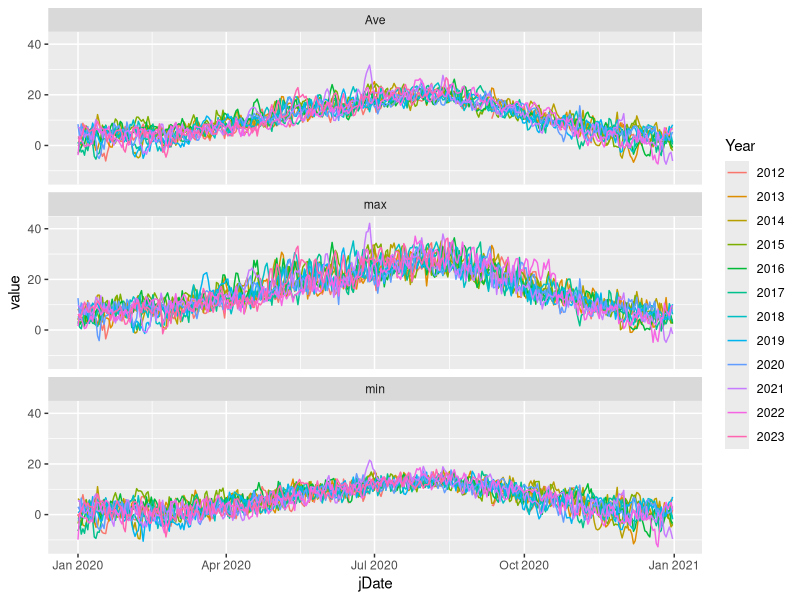
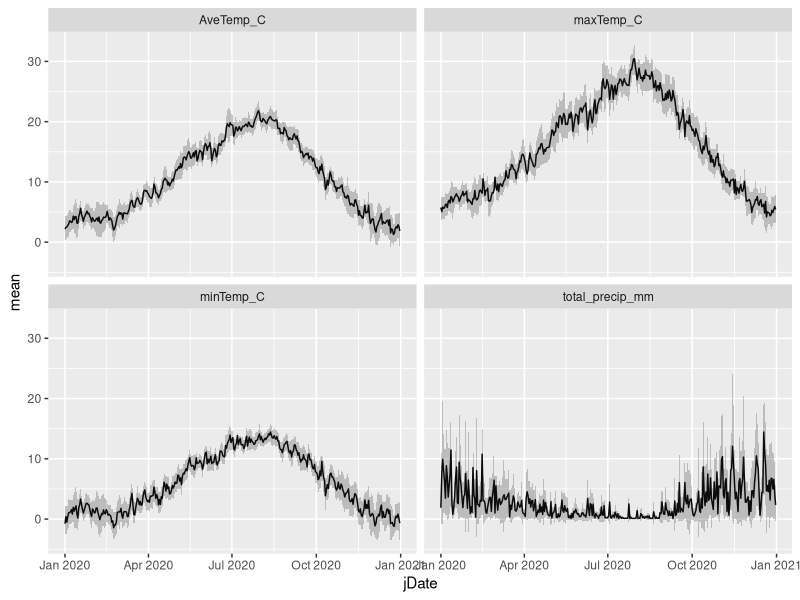
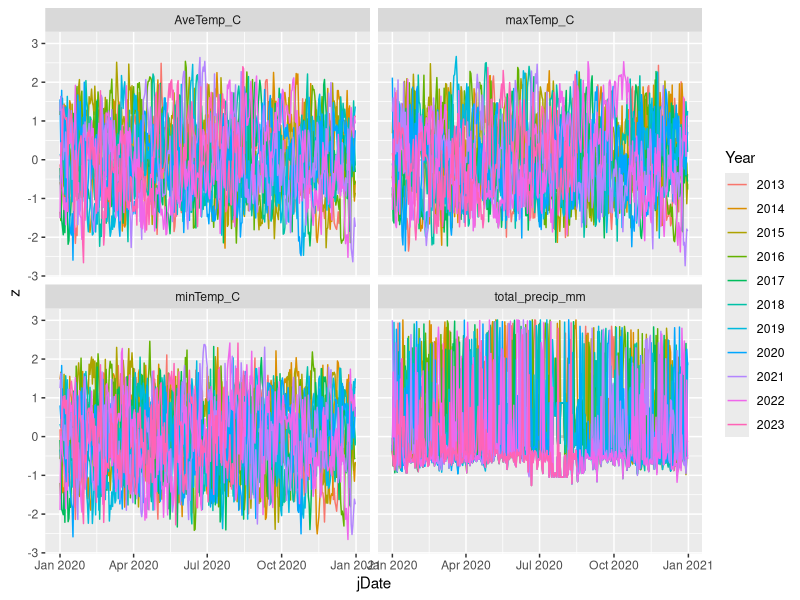
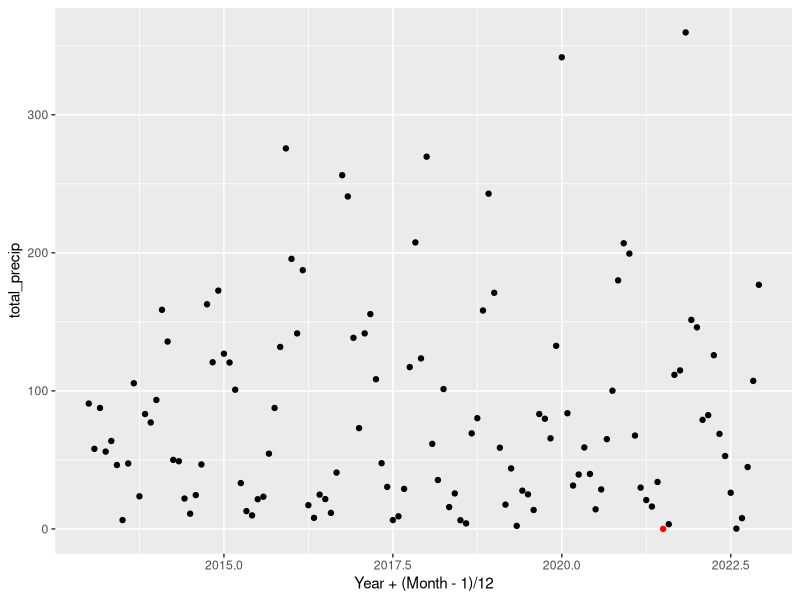
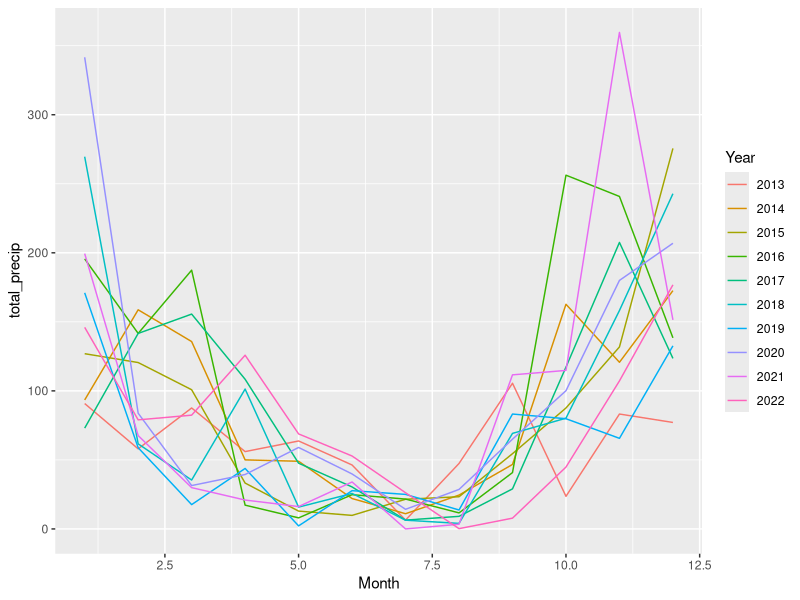
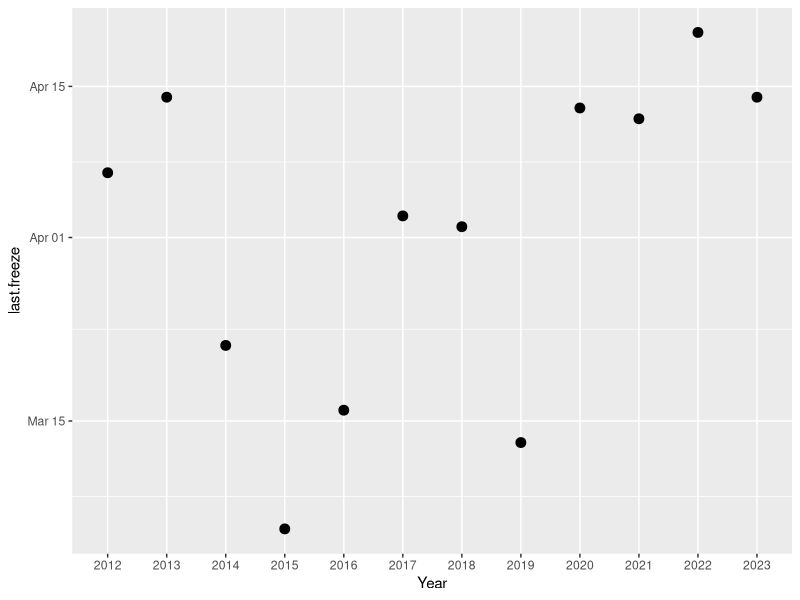
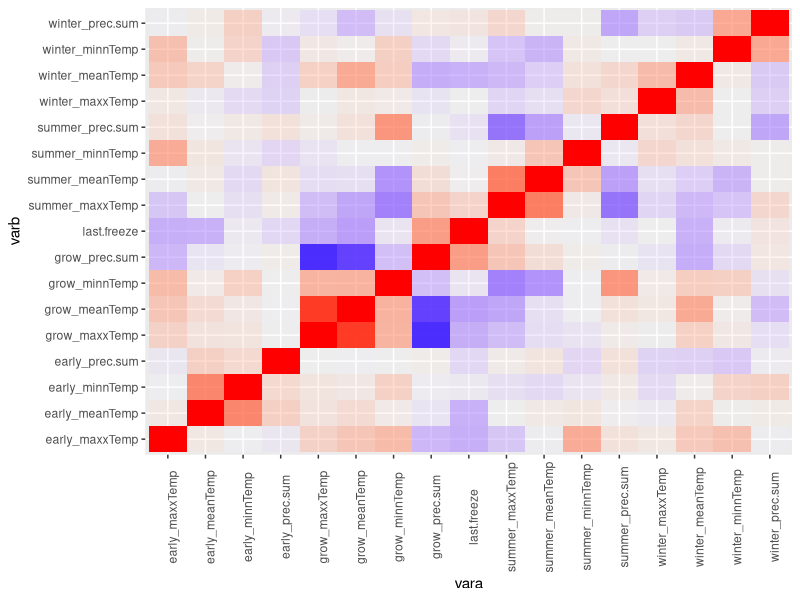
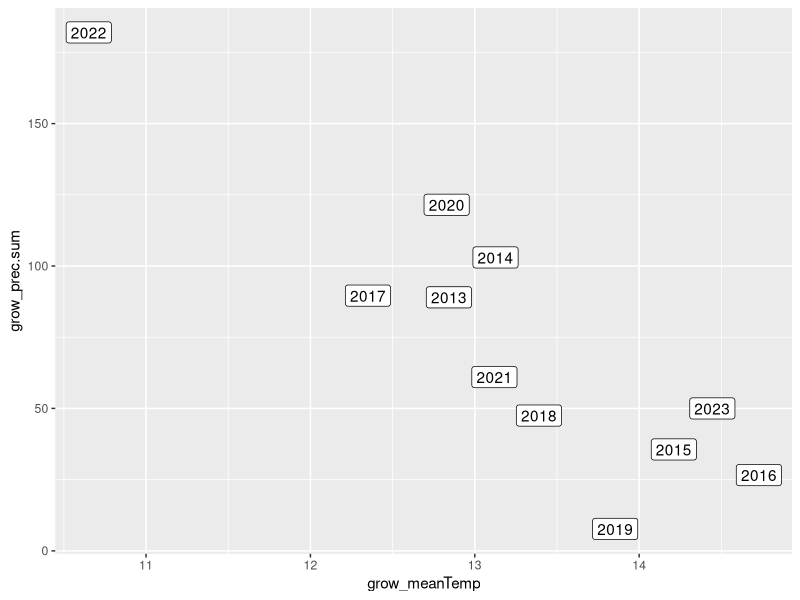

The R source for these figures, in order: (Note: this script raises an error after producing the figures.)
library(ggplot2)
library(dplyr)
library(tidyr)

rm(list = ls())

clim.mo = read.csv('00_raw_data/climate/cgop_weather_monthly_interp.csv')
clim.dy = read.csv('00_raw_data/climate/cgop_weather_daily_interp.csv')
clim.hr = read.csv('00_raw_data/climate/cgop_weather_hourly.csv')

##### Look at hourly data frame

head(clim.hr) # nice!
nrow(clim.hr) #wow!
str(clim.hr)

length(unique(clim.hr$Time))

clim.hr = clim.hr %>%
  separate(Date, into = c('Year', 'Month', 'Day'), sep = '-', remove = FALSE) %>%
  mutate(Date = as.Date(Date)) %>%
  separate(Time, into = c('Hour', 'Minute', 'Second'), sep = ':')
# slow...

head(clim.hr)
unique(clim.hr$Minute) # ah... some NAs... also weird minutes
# yeah... this is a lot of into. maybe not needed.

##### Look at daily data frame

head(clim.dy) # ooh... cool
# would be nice if there was a flag for imputing though...
# ah well.

clim.dy = clim.dy %>%
  separate(Date, into = c('Year', 'Month', 'Day'), sep = '-', remove = FALSE) %>%
  mutate(Date = as.Date(Date)) %>%
  mutate(jDate = as.Date(paste('2020', Month, Day, sep = '-'), format = '%Y-%m-%d'))

head(clim.dy)

nrow(clim.dy)
clim.dy %>% group_by(Year) %>% summarise(n = n()) # wow!
# (wait why are there 365 records for 2023...)
# are they NAs?

clim.dy %>% filter(Year %in% 2023) %>% tail() 
# yes

# Oh well
# Look at variables over time!
clim.dy %>%
  pivot_longer(contains('Temp'), names_to = 'tempStat', values_to = 'value') %>%
  mutate(tempStat = gsub('Temp\\_C', '', tempStat)) %>%
  ggplot(aes(x = jDate, y = value, group = Year)) +
  geom_line(aes(colour = Year)) +
  facet_wrap(~ tempStat, nrow = 3)

# Oh there are some NAs
# where?
clim.dy %>%
  filter(is.na(total_precip_mm) | is.na(minTemp_C) | is.na(maxTemp_C) | is.na(AveTemp_C))
# interesting...
# mostly from 2012 though!
# OH it looks like all of these are 2012 or post-cleaning in 2023!!

clim.dy %>%
  filter(Year %in% 2013:2022) %>%
  filter(is.na(total_precip_mm) | is.na(minTemp_C) | is.na(maxTemp_C) | is.na(AveTemp_C))
# hell yeah Jenna!  

# Deviations from mean

# (first plot the means, removing 2012 maybe just because these seem spottier)
daily.means = clim.dy %>%
  filter(Year > 2012) %>%
  group_by(jDate) %>%
  summarise(
    across(
      c(total_precip_mm, minTemp_C, AveTemp_C, maxTemp_C),
      .fns = list(
        mean = ~ mean(.x, na.rm = TRUE), 
        var = ~ var(.x, na.rm = TRUE), 
        n = ~ sum(!is.na(.x))
      ),
      .names = '{.col}.{.fn}'
    )
  ) %>%
  # Now convert to one row per variable per day  
  # there's probably a more elegant way to do this with one pivot...
  pivot_longer(-jDate, names_to = 'varStat', values_to = 'varval') %>%
  separate(varStat, into = c('varb', 'stat'), sep = '\\.') %>%
  pivot_wider(names_from = stat, values_from = varval)

head(daily.means)

daily.means %>%
  ggplot(aes(x = jDate)) +
  geom_line(aes(y = mean)) +
  geom_ribbon(
    aes(ymin = mean - 2*sqrt(var/n), ymax = mean + 2*sqrt(var/n)),
    alpha = 0.25
  ) +
  facet_wrap(~ varb)
# fairly noisy

# Get z-scores
clim.dy.z = clim.dy %>%
  filter(Year > 2012) %>%
  group_by(jDate) %>%
  mutate(
    across(
      c(total_precip_mm, minTemp_C, AveTemp_C, maxTemp_C),
      .fn = function(x) (x - mean(x, na.rm = TRUE)) / sd(x, na.rm = TRUE)
    )
  )

head(clim.dy.z)
# hell yeah!!!

clim.dy.z %>%
  select(-c(Date, Month, Day)) %>%
  pivot_longer(-c(Year, jDate), names_to = 'varb', values_to = 'z') %>%
  ggplot(aes(x = jDate, y = z, group = Year)) +
  geom_line(aes(y = 0), linetype = 2, colour = 'gray77') +
  geom_line(aes(colour = Year)) +
  facet_wrap(~ varb)
# ah... precipitation is not going to work for z-scores...
# everything else looks okay though
# (not sure what to do about precipitation... zeros are inevitable)
# maybe monthly precipitation?
# are there any months with zero precip?
# (also - why are there NAs here?)

# Monthly cumulative precip?

clim.prec.month = clim.dy %>%
  filter(Year %in% 2013:2022) %>%
  group_by(Year = as.numeric(Year), Month = as.numeric(Month)) %>%
  summarise(total_precip = sum(total_precip_mm, na.rm = TRUE))

clim.prec.month %>%
  ggplot(aes(x = Year + (Month-1)/12, y = total_precip)) +
  geom_point(aes(color = total_precip > 0)) +
  scale_colour_manual(values = c('red', 'black')) +
  theme(legend.position = 'none')
# ah... there is a one in here!
# (wonder if I can use order statistics to get an expected min of a lognormal...)

clim.prec.month %>%
  mutate(Year = factor(Year)) %>%
  ggplot(aes(x = Month, y = total_precip, group = Year)) +
  geom_line(aes(colour = Year), linewidth = 0.5)

# Precip regimes... looks like Nov-Jan is wet, Feb-Aug is dry, Sept-Oct starts
# getting wet again

# Freeze dates - when is the latest in each year?

clim.dy %>%
  filter(as.numeric(Month) < 9, minTemp_C < 0) %>%
  group_by(Year) %>%
  summarise(last.freeze = max(jDate)) %>%
  ungroup() %>%
  ggplot(aes(x = Year, y = last.freeze)) +
  geom_point(size = 3)
# so often in April, sometimes in March

##### Some possible predictors

### Precip
# - Early season precip (Feb - April)
# - Growing season precip (April - June)
# - Summer precip (June - August)
# - Fall-Winter precip (Sept - Jan)
### Temperatures - use same ranges for aggregation?
# - Early season mean (Feb - April)
# - Early season max (Feb - April)
# - Early season min? (Feb - April)
# - Growing season mean (April - June)
# - Growing season max (April - June)
# - Growing season min (April - June)
# - Summer mean (June - August)
# - Summer max (June - August)
# - Winter mean (Sept - Jan?)
# - Winter max? (Sept - Jan)
# - Last freeze date

### What is a "year"?
# - Growing season fo year is April - June of current year (t)
# - so, let year t be June 15 t-1 to June 14 t?
# (should think about this in terms of recruitment... )

# cut.breaks = data.frame(
#   break.day = as.Date(
#     c(paste0('2020-', c('02-01', '04-15', '06-15', '09-01')), '2021-01-01'),
#     format = '%Y-%m-%d'
#   ),
#   label = c('winter1', 'early', 'growing', 'summer', 'winter2')
# )

cut.breaks = as.Date(
    c(paste0('2020-', c('01-01', '02-01', '04-15', '06-15', '09-01')), '2021-01-01'),
    format = '%Y-%m-%d'
  )

# Test out cuts
cut(clim.dy$jDate, breaks = cut.breaks, right = FALSE)
sum(is.na(cut(clim.dy$jDate, breaks = cut.breaks, right = FALSE)))
# looks like this will work...

clim.summ = clim.dy %>%
  mutate(across(c(Year, Month, Day), as.numeric)) %>%
  filter(
    # all data in 2014-2022
    Year %in% 2014:2022 | 
    # Data in February and later in 2013
    (Year %in% 2013 & Month > 1) | 
    # Data before June 15 in 2023
    (Year %in% 2023 & Month < 6) | (Year %in% 2023 & Month %in% 6 & Day %in% 1:14)
  ) %>%
  mutate(date.pd = cut(jDate, breaks = cut.breaks, right = FALSE)) %>%
  merge(y = data.frame(
    date.pd  = cut.breaks,
    pd.label = c('winter1', 'early', 'grow', 'summer', 'winter2', 'winter3')
  )
) %>%
  select(-date.pd) %>%
  mutate(Year = Year + as.logical(pd.label %in% c('summer', 'winter2', 'winter3'))) %>%
  mutate(pd.label = gsub('\\d', '', pd.label)) #%>%

# should I do detrending?

clim.summ = merge(
  clim.summ %>%
    group_by(Year, pd.label) %>%
    summarise(
      meanTemp = mean(AveTemp_C),
      maxxTemp = max(maxTemp_C),
      minnTemp = min(minTemp_C),
      prec.sum = sum(total_precip_mm)
    ) %>%
    ungroup(),
  clim.summ %>%
    filter(minTemp_C < 0, pd.label %in% c('early', 'grow')) %>%
    group_by(Year) %>%
    summarise(last.freeze = max(jDate)) %>%
    ungroup()
)

head(clim.summ)
nrow(clim.summ)

clim.summ = clim.summ %>%
  pivot_longer(c(prec.sum, contains("Temp")), names_to = "stat", values_to = "statVal") %>%
  pivot_wider(names_from = c(pd.label, stat), values_from = statVal)

clim.corr.df = clim.summ[complete.cases(clim.summ),] %>%
  select(-Year) %>%
  mutate(last.freeze = as.numeric(last.freeze)) %>%
  cor() %>%
  as.data.frame() %>%
  mutate(vara = row.names(.)) %>%
  pivot_longer(-vara, names_to = 'varb', values_to = 'corr')

clim.corr.df %>%
  ggplot(aes(x = vara, y = varb)) +
  geom_tile(aes(alpha = abs(corr), fill = corr)) +
  scale_fill_gradient2(low = 'blue', high = 'red', mid = 'white', midpoint = 0) +
  theme(axis.text.x = element_text(angle = 90), legend.position = 'none')
# interesting...

clim.corr.df %>%
  filter(vara != varb) %>%
  arrange(desc(abs(corr)))
# damn wtf... super strong correlations between growing season precipitaton and
# mean/max temperatures

clim.corr.df %>%
  filter(vara != varb) %>%
  filter(abs(corr) > 0.5) %>%
  arrange(desc(abs(corr))) %>%
  print(n = nrow(.))

clim.summ %>%
  ggplot(aes(x = grow_meanTemp, y = grow_prec.sum)) +
  geom_label(aes(label = Year))
# whoa...

clim.dy %>%
  filter(as.numeric(Year) %in% 2020:2022, as.numeric(Month) %in% 3:6) %>%
  select(Year, jDate, AveTemp_C, total_precip_mm) %>%
  # arrange(Year, jDate) %>%
  # mutate(total_precip_mm = cumsum(total_precip_mm)) %>%
  pivot_longer(c(AveTemp_C, total_precip_mm), names_to = 'varb', values_to = 'value') %>%
  ggplot(aes(x = jDate, y = value, group = Year, colour = factor(Year))) +
  geom_line() +
  facet_wrap(~ varb)
# oh wow 
# does look like 2022 was colder... and had a lot more rain
# oh lmao there was a huge rain right on april 1
# man okay so it seems like the breaks for periods can be pretty influential

# What is the precip correlation like?
clim.corr.df %>%
  filter(grepl('prec\\.sum', vara)) %>%
  ggplot(aes(x = vara, y = varb)) +
  geom_tile(aes(alpha = abs(corr), fill = corr)) +
  scale_fill_gradient2(low = 'blue', high = 'red', mid = 'white', midpoint = 0) +
  theme(axis.text.x = element_text(angle = 90), legend.position = 'none')
# growing season precipitation - super high correlations with other growing season indicators
# some weak stuff with summer and winter precip

clim.corr.df %>%
  filter(grepl('prec\\.sum', vara)) %>%
  arrange(vara, desc(abs(corr))) %>%
  print(n = nrow(.))
# summer and winter precip are correlated...
# summer correlated with summer max temp and mean temp...
# winter correlated with winter min temperature, but not much else

clim.corr.df %>%
  filter(grepl('grow', vara) & grepl('grow', varb)) %>%
  filter(corr < 1) %>%
  print(n = nrow(.))
# Jesus all of these are super correlated
# guess I should only take one of these variables...
# mean temp, just because it makes sense?

clim.corr.df %>%
  filter(grepl('summer', vara) & grepl('summer', varb)) %>%
  filter(corr < 1) %>%
  arrange(desc(abs(corr))) %>%
  print(n = nrow(.))
# sould do min temp, precip? I hate min temp as a predictor though
# precip and... mean temp? still pretty correlated...

clim.corr.df %>%
  filter(grepl('early', vara) & grepl('early', varb)) %>%
  filter(corr < 1) %>%
  arrange(desc(abs(corr))) %>%
  print(n = nrow(.))
# precip and mean temp ~ 0.4
# max temp... might as well include in here
# mean and min are super correlated... so maybe
# precip and min, which is ~0.34?

clim.corr.df %>%
  filter(grepl('winter', vara) & grepl('winter', varb)) %>%
  filter(corr < 1) %>%
  arrange(desc(abs(corr))) %>%
  print(n = nrow(.))
# precip and min fairly correlated
# max and mean fairly correlated
# maybe just mean (not sure if others are meaningful)

clim.corr.df %>%
  filter(grepl('last', vara)) %>%
  filter(corr < 1) %>%
  arrange(desc(abs(corr))) %>%
  print(n = nrow(.))
# last freeze date is corr with a lot of growing season measures
# correlated with early measures too (makes sense)
# hmm...

clim.corr.df %>%
  filter(
    vara %in% c('grow_mean.temp', 'early_prec.sum', 'early_minnTemp', 
                'winter_meanTemp', 'summer_prec.sum', 'summer_meanTemp',
                'last.freeze'),
    varb %in% c('grow_mean.temp', 'early_prec.sum', 'early_minnTemp', 
                'winter_meanTemp', 'summer_prec.sum', 'summer_meanTemp',
                'last.freeze')
  ) %>%
  filter(vara != varb) %>%
  arrange(desc(abs(corr))) %>%
  print(n = nrow(.))
# these are considerably less correlated, which is good
# summer measures are correlated which is annoying
# last freeze date corelated with winter temperature, which kinda makes sense

clim.summ %>%
  ggplot(aes(x = summer_meanTemp, y = summer_prec.sum)) +
  geom_label(aes(label = Year))
# 2014 an outlier from an otherwise obvious trend
# ugh

clim.summ %>%
  ggplot(aes(x = winter_meanTemp, y = last.freeze)) +
  geom_label(aes(label = Year))
# interesting... much weaker pattern here

# Subset out relevant variables
clim.subs = clim.summ %>%
  select(Year, last.freeze, early_prec.sum, early_minnTemp,
         grow_meanTemp, summer_meanTemp, winter_meanTemp)

head(clim.subs)
tail(clim.subs)

# Export for now
write.csv(
  clim.subs,
  row.names = FALSE,
  '01_data_cleaning/out/climate_summary.csv'
)

######## Other thoughts, etc.

# wonder if I should also do some de-trending? does it matter???
# z-scoring... would allow me to do polynomial tests...

##### What does a PCA on all of these look like?
# first... make sure that everything is in fact roughly normally distributed...

head(clim.summ)

clim.summ %>%
  mutate(last.freeze = as.numeric(last.freeze)) %>%
  pivot_longer(-Year, names_to = 'var', values_to = 'val') %>%
  filter(!is.na(val)) %>%
  ggplot() +
  geom_density(aes(x = val)) +
  facet_wrap(~ var, scales = 'free_x')
# meh... not in love with this

clim.summ %>%
  mutate(last.freeze = as.numeric(last.freeze)) %>%
  pivot_longer(-Year, names_to = 'var', values_to = 'val') %>%
  filter(!is.na(val)) %>%
  group_by(var) %>%
  mutate(zval = (val - mean(val)) / sd(val)) %>%
  ungroup() %>%
  ggplot() +
  geom_density(aes(x = zval)) +
  facet_wrap(~ var)

# kinda leptokurtotic? but could be much worse.

clim.pca = clim.summ[complete.cases(clim.summ),] %>%
  mutate(last.freeze = as.numeric(last.freeze)) %>%
  select(-Year) %>%
  prcomp(scale. = TRUE)

summary(clim.pca)
clim.pca$rotation %>% round(digits = 3)

clim.pca.loadings = clim.pca$rotation %>%
  as.data.frame() %>%
  mutate(varb = row.names(.)) %>%
  pivot_longer(-varb, names_to = 'pcaxis', values_to = 'loading') 

clim.pca.loadings %>%
  mutate(pcaxis = as.numeric(gsub('PC', '', pcaxis))) %>%
  ggplot(aes(x = varb, y = pcaxis, fill = loading)) +
  geom_tile() +
  scale_fill_gradient2(low = 'blue', high = 'red', mid = 'white', midpoint = 0) +
  scale_y_continuous(breaks = 1:10) +
  theme(axis.text.x = element_text(angle = 90))
